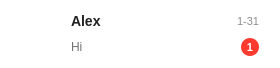
<?xml version="1.0" encoding="UTF-8"?>
<ui version="4.0">
 <class>ChatItemClass</class>
 <widget class="QWidget" name="ChatItemClass">
  <property name="geometry">
   <rect>
    <x>0</x>
    <y>0</y>
    <width>280</width>
    <height>68</height>
   </rect>
  </property>
  <property name="sizePolicy">
   <sizepolicy hsizetype="Expanding" vsizetype="Fixed">
    <horstretch>0</horstretch>
    <verstretch>0</verstretch>
   </sizepolicy>
  </property>
  <property name="minimumSize">
   <size>
    <width>280</width>
    <height>68</height>
   </size>
  </property>
  <property name="maximumSize">
   <size>
    <width>280</width>
    <height>69</height>
   </size>
  </property>
  <property name="windowTitle">
   <string>ChatItem</string>
  </property>
  <property name="styleSheet">
   <string notr="true">/* 会话 item 整体 */
QWidget#ChatItemClass {
    background: transparent;
}

/* 头像（如果你用 QLabel 显示 pixmap） */
QLabel#avatarLabel {
    border-radius: 20px;
}

/* 昵称 */
QLabel#nameLabel {
    font-size: 14px;
    font-weight: 600;
    color: #222;
}

/* 预览 */
QLabel#previewLabel {
    font-size: 12px;
    color: rgba(0,0,0,0.55);
}

/* 时间 */
QLabel#timeLabel {
    font-size: 11px;
    color: rgba(0,0,0,0.45);
}

/* 未读 badge */
QLabel#unreadBadge {
    background: #FF3B30;
    color: white;
    border-radius: 9px;
    font-size: 11px;
    font-weight: 600;
    padding: 0px;
}

QWidget#ChatItemClass { 
	background: transparent; 
}

QLabel#nameLabel { 
	background: transparent; 
	color: #222; 
}

QLabel#previewLabel { 
	background: transparent; 
	color: rgba(0,0,0,0.55); 
}

QLabel#timeLabel { 
	background: transparent; 
	color: rgba(0,0,0,0.45); 
}

QLabel#unreadBadge { 
	color: white; 
}

QLabel#avatarLabel { 
	background: transparent; 
}

QWidget#ChatItemClass {
    background: transparent;
    border-radius: 10px;
}

QWidget#ChatItemClass[hover=&quot;true&quot;] {
    background: rgba(0,0,0,0.05);
}

QWidget#ChatItemClass[selected=&quot;true&quot;] {
    background: rgba(0,0,0,0.08);
}



</string>
  </property>
  <layout class="QHBoxLayout" name="horizontalLayout">
   <property name="spacing">
    <number>10</number>
   </property>
   <property name="leftMargin">
    <number>10</number>
   </property>
   <property name="topMargin">
    <number>0</number>
   </property>
   <property name="rightMargin">
    <number>10</number>
   </property>
   <property name="bottomMargin">
    <number>0</number>
   </property>
   <item>
    <widget class="QLabel" name="avatarLabel">
     <property name="minimumSize">
      <size>
       <width>40</width>
       <height>40</height>
      </size>
     </property>
     <property name="maximumSize">
      <size>
       <width>40</width>
       <height>40</height>
      </size>
     </property>
     <property name="text">
      <string/>
     </property>
     <property name="pixmap">
      <pixmap resource="../TalkyClient.qrc">:/imgs/member.svg</pixmap>
     </property>
     <property name="scaledContents">
      <bool>true</bool>
     </property>
    </widget>
   </item>
   <item>
    <widget class="QWidget" name="rightPanel" native="true">
     <layout class="QVBoxLayout" name="verticalLayout">
      <item>
       <widget class="QWidget" name="topRow" native="true">
        <layout class="QHBoxLayout" name="horizontalLayout_2">
         <property name="spacing">
          <number>6</number>
         </property>
         <property name="leftMargin">
          <number>0</number>
         </property>
         <property name="topMargin">
          <number>0</number>
         </property>
         <property name="rightMargin">
          <number>0</number>
         </property>
         <property name="bottomMargin">
          <number>0</number>
         </property>
         <item>
          <widget class="QLabel" name="nameLabel">
           <property name="sizePolicy">
            <sizepolicy hsizetype="Expanding" vsizetype="Preferred">
             <horstretch>0</horstretch>
             <verstretch>0</verstretch>
            </sizepolicy>
           </property>
           <property name="font">
            <font>
             <family>Microsoft YaHei UI</family>
             <pointsize>-1</pointsize>
             <weight>75</weight>
             <bold>true</bold>
            </font>
           </property>
           <property name="text">
            <string>Alex</string>
           </property>
          </widget>
         </item>
         <item>
          <spacer name="horizontalSpacer_2">
           <property name="orientation">
            <enum>Qt::Horizontal</enum>
           </property>
           <property name="sizeHint" stdset="0">
            <size>
             <width>40</width>
             <height>20</height>
            </size>
           </property>
          </spacer>
         </item>
         <item>
          <widget class="QLabel" name="timeLabel">
           <property name="minimumSize">
            <size>
             <width>56</width>
             <height>0</height>
            </size>
           </property>
           <property name="maximumSize">
            <size>
             <width>56</width>
             <height>16777215</height>
            </size>
           </property>
           <property name="font">
            <font>
             <family>Microsoft YaHei UI</family>
             <pointsize>-1</pointsize>
            </font>
           </property>
           <property name="text">
            <string>1-31</string>
           </property>
           <property name="alignment">
            <set>Qt::AlignRight|Qt::AlignTrailing|Qt::AlignVCenter</set>
           </property>
          </widget>
         </item>
        </layout>
       </widget>
      </item>
      <item>
       <widget class="QWidget" name="bottomRow" native="true">
        <layout class="QHBoxLayout" name="horizontalLayout_3">
         <property name="spacing">
          <number>6</number>
         </property>
         <property name="leftMargin">
          <number>0</number>
         </property>
         <property name="topMargin">
          <number>0</number>
         </property>
         <property name="rightMargin">
          <number>0</number>
         </property>
         <property name="bottomMargin">
          <number>0</number>
         </property>
         <item>
          <widget class="QLabel" name="previewLabel">
           <property name="sizePolicy">
            <sizepolicy hsizetype="Expanding" vsizetype="Preferred">
             <horstretch>0</horstretch>
             <verstretch>0</verstretch>
            </sizepolicy>
           </property>
           <property name="maximumSize">
            <size>
             <width>100</width>
             <height>16777215</height>
            </size>
           </property>
           <property name="font">
            <font>
             <family>Microsoft YaHei UI</family>
             <pointsize>-1</pointsize>
            </font>
           </property>
           <property name="text">
            <string>Hi</string>
           </property>
          </widget>
         </item>
         <item>
          <spacer name="horizontalSpacer">
           <property name="orientation">
            <enum>Qt::Horizontal</enum>
           </property>
           <property name="sizeHint" stdset="0">
            <size>
             <width>40</width>
             <height>20</height>
            </size>
           </property>
          </spacer>
         </item>
         <item>
          <widget class="QLabel" name="unreadBadge">
           <property name="minimumSize">
            <size>
             <width>18</width>
             <height>18</height>
            </size>
           </property>
           <property name="maximumSize">
            <size>
             <width>18</width>
             <height>18</height>
            </size>
           </property>
           <property name="text">
            <string>1</string>
           </property>
           <property name="alignment">
            <set>Qt::AlignCenter</set>
           </property>
          </widget>
         </item>
        </layout>
       </widget>
      </item>
     </layout>
    </widget>
   </item>
  </layout>
 </widget>
 <layoutdefault spacing="6" margin="11"/>
 <resources>
  <include location="../TalkyClient.qrc"/>
 </resources>
 <connections/>
</ui>
